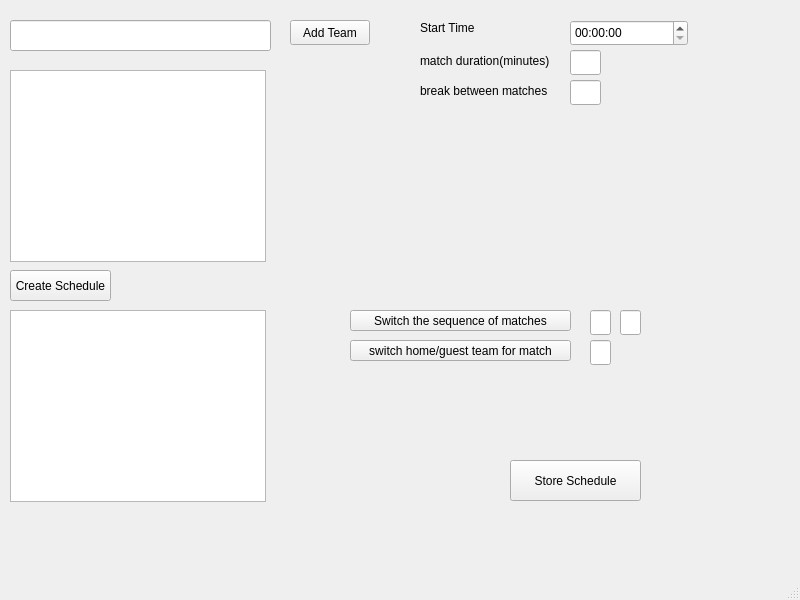
<?xml version="1.0" encoding="UTF-8"?>
<ui version="4.0">
 <class>MainWindow</class>
 <widget class="QMainWindow" name="MainWindow">
  <property name="geometry">
   <rect>
    <x>0</x>
    <y>0</y>
    <width>800</width>
    <height>600</height>
   </rect>
  </property>
  <property name="windowTitle">
   <string>MainWindow</string>
  </property>
  <widget class="QWidget" name="centralwidget">
   <widget class="QLineEdit" name="team">
    <property name="geometry">
     <rect>
      <x>10</x>
      <y>20</y>
      <width>261</width>
      <height>31</height>
     </rect>
    </property>
    <property name="text">
     <string/>
    </property>
   </widget>
   <widget class="QPushButton" name="add_team">
    <property name="geometry">
     <rect>
      <x>290</x>
      <y>20</y>
      <width>80</width>
      <height>25</height>
     </rect>
    </property>
    <property name="text">
     <string>Add Team</string>
    </property>
   </widget>
   <widget class="QPushButton" name="create_schedule">
    <property name="geometry">
     <rect>
      <x>10</x>
      <y>270</y>
      <width>101</width>
      <height>31</height>
     </rect>
    </property>
    <property name="text">
     <string>Create Schedule</string>
    </property>
   </widget>
   <widget class="QPushButton" name="store_schedule">
    <property name="geometry">
     <rect>
      <x>510</x>
      <y>460</y>
      <width>131</width>
      <height>41</height>
     </rect>
    </property>
    <property name="text">
     <string>Store Schedule</string>
    </property>
   </widget>
   <widget class="QLineEdit" name="home_team">
    <property name="geometry">
     <rect>
      <x>590</x>
      <y>310</y>
      <width>21</width>
      <height>25</height>
     </rect>
    </property>
   </widget>
   <widget class="QPushButton" name="switch_matches">
    <property name="geometry">
     <rect>
      <x>350</x>
      <y>310</y>
      <width>221</width>
      <height>21</height>
     </rect>
    </property>
    <property name="text">
     <string>Switch the sequence of matches</string>
    </property>
   </widget>
   <widget class="QPushButton" name="switch_team_order">
    <property name="geometry">
     <rect>
      <x>350</x>
      <y>340</y>
      <width>221</width>
      <height>21</height>
     </rect>
    </property>
    <property name="text">
     <string>switch home/guest team for match</string>
    </property>
   </widget>
   <widget class="QLineEdit" name="number_of_match_to_switch">
    <property name="geometry">
     <rect>
      <x>590</x>
      <y>340</y>
      <width>21</width>
      <height>25</height>
     </rect>
    </property>
   </widget>
   <widget class="QLineEdit" name="guest_team">
    <property name="geometry">
     <rect>
      <x>620</x>
      <y>310</y>
      <width>21</width>
      <height>25</height>
     </rect>
    </property>
   </widget>
   <widget class="QTimeEdit" name="tournamen_start_at">
    <property name="geometry">
     <rect>
      <x>570</x>
      <y>20</y>
      <width>118</width>
      <height>26</height>
     </rect>
    </property>
   </widget>
   <widget class="QLabel" name="label">
    <property name="geometry">
     <rect>
      <x>420</x>
      <y>20</y>
      <width>101</width>
      <height>16</height>
     </rect>
    </property>
    <property name="text">
     <string>Start Time</string>
    </property>
   </widget>
   <widget class="QLabel" name="label_2">
    <property name="geometry">
     <rect>
      <x>420</x>
      <y>50</y>
      <width>141</width>
      <height>21</height>
     </rect>
    </property>
    <property name="text">
     <string>match duration(minutes)</string>
    </property>
   </widget>
   <widget class="QLabel" name="label_3">
    <property name="geometry">
     <rect>
      <x>420</x>
      <y>80</y>
      <width>161</width>
      <height>21</height>
     </rect>
    </property>
    <property name="text">
     <string>break between matches</string>
    </property>
   </widget>
   <widget class="QLineEdit" name="match_duration">
    <property name="geometry">
     <rect>
      <x>570</x>
      <y>50</y>
      <width>31</width>
      <height>25</height>
     </rect>
    </property>
   </widget>
   <widget class="QLineEdit" name="break_between_matches">
    <property name="geometry">
     <rect>
      <x>570</x>
      <y>80</y>
      <width>31</width>
      <height>25</height>
     </rect>
    </property>
   </widget>
   <widget class="QListWidget" name="team_list">
    <property name="geometry">
     <rect>
      <x>10</x>
      <y>70</y>
      <width>256</width>
      <height>192</height>
     </rect>
    </property>
   </widget>
   <widget class="QListWidget" name="show_schedule">
    <property name="geometry">
     <rect>
      <x>10</x>
      <y>310</y>
      <width>256</width>
      <height>192</height>
     </rect>
    </property>
   </widget>
  </widget>
  <widget class="QMenuBar" name="menubar">
   <property name="geometry">
    <rect>
     <x>0</x>
     <y>0</y>
     <width>800</width>
     <height>22</height>
    </rect>
   </property>
  </widget>
  <widget class="QStatusBar" name="statusbar"/>
 </widget>
 <resources/>
 <connections/>
</ui>
